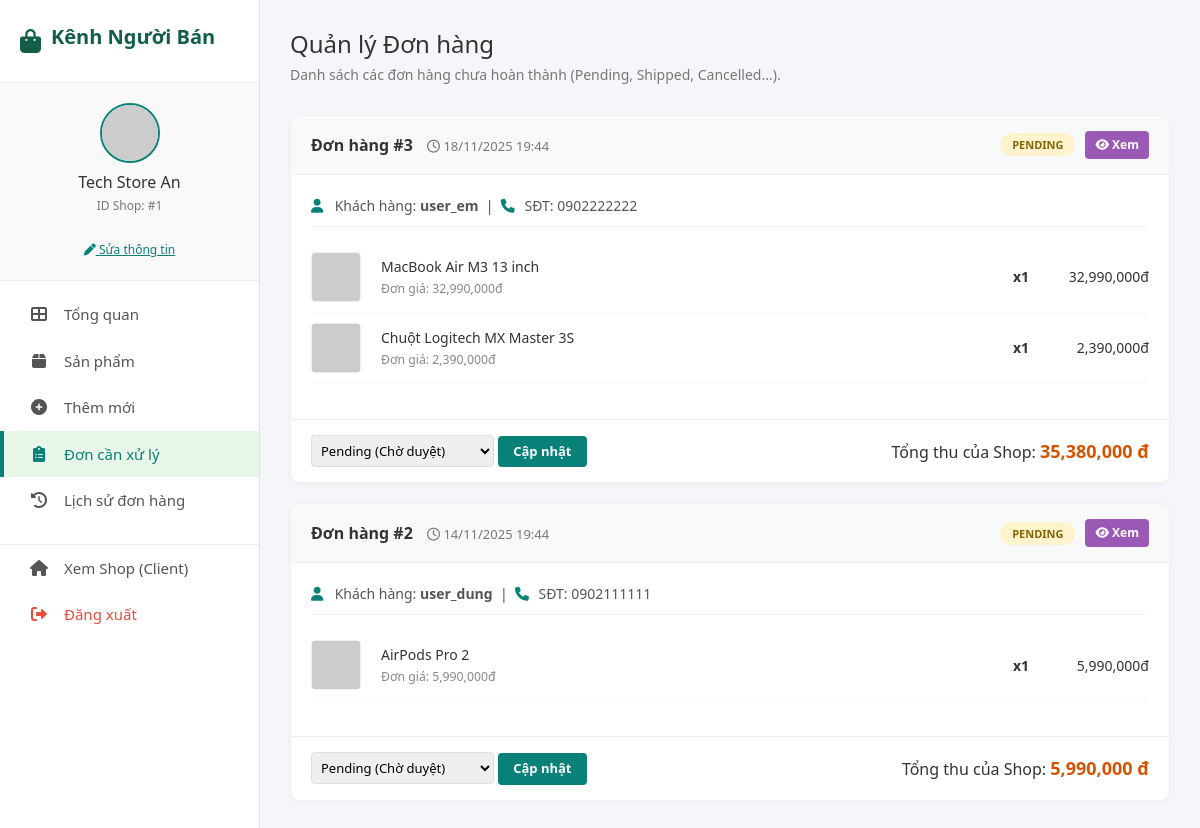
The app's page /page/SellerPage/orders.php (signed in), older data.
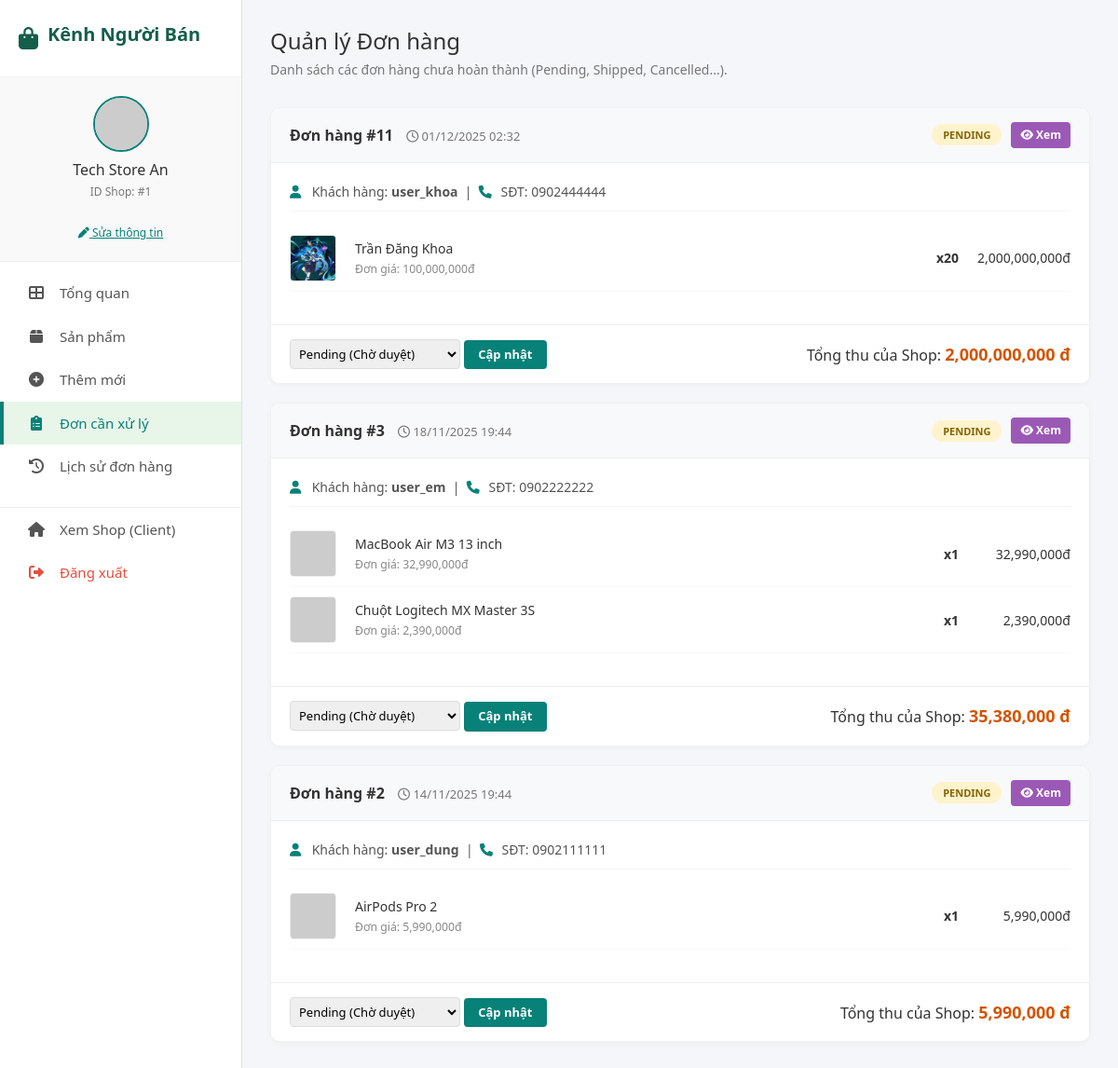
The same page, newer data.
### tables this page shows
CREATE TABLE `orders` (
  `oid` int(11) NOT NULL,
  `aid` int(11) NOT NULL,
  `fullname` varchar(255) NOT NULL,
  `phone` varchar(20) NOT NULL,
  `address` text NOT NULL,
  `note` text DEFAULT NULL,
  `order_date` datetime NOT NULL DEFAULT current_timestamp(),
  `total_amount` decimal(20,2) DEFAULT NULL,
  `status` enum('pending','paid','shipped','completed','cancelled') NOT NULL DEFAULT 'pending',
  `created_at` timestamp NOT NULL DEFAULT current_timestamp()
);

CREATE TABLE `acc` (
  `aid` int(11) NOT NULL,
  `afname` varchar(100) NOT NULL,
  `alname` varchar(100) NOT NULL,
  `email` varchar(100) NOT NULL,
  `phone` varchar(20) NOT NULL,
  `username` varchar(50) NOT NULL,
  `password` varchar(255) NOT NULL,
  `role` enum('admin','seller','user') NOT NULL DEFAULT 'user'
);

CREATE TABLE `order_items` (
  `oid` int(11) NOT NULL,
  `pid` int(11) NOT NULL,
  `quantity` int(11) NOT NULL,
  `price` decimal(10,2) NOT NULL
);

CREATE TABLE `products` (
  `pid` int(11) NOT NULL,
  `sid` int(11) NOT NULL,
  `cid` int(11) DEFAULT NULL,
  `name` varchar(150) NOT NULL,
  `description` text DEFAULT NULL,
  `price` decimal(10,2) NOT NULL,
  `stock` int(11) NOT NULL DEFAULT 0,
  `status` enum('pending','approved','rejected','hidden') NOT NULL DEFAULT 'pending',
  `main_image` varchar(255) DEFAULT NULL
);

### config.php (called while the page is built, shortened)
<?php
if (!function_exists('getImage')) {
    function getImage($path) {
        if (strpos($path, 'http') === 0) return $path;
        $clean_path = ltrim($path, '/');
        return BASE_URL . '/' . $clean_path;
    }
}
?>

### page/SellerPage/orders.php (the view, shortened to what the changed rows need)
<?php
$sid = $_SESSION['shop_id'];
$sql = "SELECT
            o.oid,
            o.order_date,
            o.status,
            a.username,
            a.phone,
            SUM(oi.quantity * oi.price) as shop_total
        FROM orders o
        JOIN order_items oi ON o.oid = oi.oid
        JOIN products p ON oi.pid = p.pid
        JOIN acc a ON o.aid = a.aid
        WHERE p.sid = $sid AND o.status != 'completed' AND o.status != 'cancelled'
        GROUP BY o.oid, o.order_date, o.status, a.username, a.phone
        ORDER BY o.order_date DESC";
$result = $conn->query($sql);
?>
<!DOCTYPE html>
<html lang="vi">
<head>
    <link rel="stylesheet" href="https://cdnjs.cloudflare.com/ajax/libs/font-awesome/5.15.4/css/all.min.css" />
    <?php include ROOT_PATH . '/includes/head_meta.php'; ?>
</head>
<body>
    <div class="sidebar">
        <div class="sidebar-header"><i class="fas fa-shopping-bag"></i>
            <h2>Kênh Người Bán</h2>
        </div>
    </div>
    <div class="main-content">
        <div class="page-header">
            <h2>Quản lý Đơn hàng</h2>
        </div>
        <?php if ($result->num_rows > 0): ?>
            <?php while ($order = $result->fetch_assoc()): ?>
                <div class="order-card">
                    <div class="order-header">
                        <div>
                            <span class="order-id">Đơn hàng #<?= $order['oid'] ?></span>
                            <span class="order-date"><i class="far fa-clock"></i> <?= date('d/m/Y H:i', strtotime($order['order_date'])) ?></span>
                        </div>
                        <div style="display:flex; gap:10px; align-items:center;">
                            <span class="badge st-<?= $order['status'] ?>"><?= ucfirst($order['status']) ?></span>
                            <a href="order_detail.php?oid=<?= $order['oid'] ?>&ref=active" class="btn-view" style="color: white; text-decoration: none; background: #9b59b6; padding: 5px 10px; border-radius: 4px; font-size: 12px; font-weight: bold;">
                                <i class="fas fa-eye"></i> Xem
                            </a>
                        </div>
                    </div>
                    <div class="order-body">
                        <div class="customer-info">
                            <i class="fas fa-user"></i> Khách hàng: <b><?= htmlspecialchars($order['username']) ?></b> &nbsp;|&nbsp;
                            <i class="fas fa-phone"></i> SĐT: <?= htmlspecialchars($order['phone']) ?>
                        </div>
                        <table class="item-list">
                            <?php
                            $oid = $order['oid'];
                            $sql_items = "SELECT oi.*, p.name, p.main_image
                                              FROM order_items oi
                                              JOIN products p ON oi.pid = p.pid
                                              WHERE oi.oid = $oid AND p.sid = $sid";
                            $items = $conn->query($sql_items);
                            while ($item = $items->fetch_assoc()):
                            ?>
                                <tr>
                                    <td style="width: 70px;">
                                        <?php
                                        $imgSrc = $item['main_image'];
                                        if (function_exists('getImage')) {
                                            $displayImg = getImage($imgSrc);
                                        } else {
                                            if (empty($imgSrc)) $displayImg = 'https://via.placeholder.com/50?text=No+Img';
                                            elseif (strpos($imgSrc, 'http') === 0) $displayImg = $imgSrc;
                                            else $displayImg = BASE_URL . '/' . ltrim($imgSrc, '/');
                                        }
                                        ?>
                                        <img src="<?= $displayImg ?>" class="item-img" loading="lazy" onerror="this.src='https://via.placeholder.com/50?text=Err'">
                                    </td>
                                    <td>
                                        <div class="item-name"><?= htmlspecialchars($item['name']) ?></div>
                                        <small style="color: #888;">Đơn giá: <?= number_format($item['price']) ?>đ</small>
                                    </td>
                                    <td style="text-align: right; font-weight: bold;">x<?= $item['quantity'] ?></td>
                                    <td style="text-align: right; width: 120px; font-weight: 500;">
                                        <?= number_format($item['price'] * $item['quantity']) ?>đ
                                    </td>
                                </tr>
                            <?php endwhile; ?>
                        </table>
                    </div>
                    <div class="order-footer">
                        <div class="status-form">
                            <form method="POST">
                                <select name="status" class="status-select">
                                    <option value="pending" <?= $order['status'] == 'pending' ? 'selected' : '' ?>>Pending (Chờ duyệt)</option>
                                </select>
                                <button type="submit" name="update_status" class="btn-update">Cập nhật</button>
                            </form>
                        </div>
                        <div>
                            Tổng thu của Shop: <span class="total-price"><?= number_format($order['shop_total']) ?> đ</span>
                        </div>
                    </div>
                </div>
            <?php endwhile; ?>
        <?php endif; ?>
    </div>
</body>
</html>

Row changes from the older to the newer data that the page shows:
added orders: oid "11", order_date "01/12/2025 02:32", status "PENDING", aid.username "user_khoa", aid.phone "0902444444", status "Pending (Chờ duyệt)", shop_total "2,000,000,000"
added order_items: pid.main_image (picture), pid.name "Trần Đăng Khoa", price "100,000,000", quantity "20", $item['price'] * $item['quantity'] "2,000,000,000", shown under "11"
